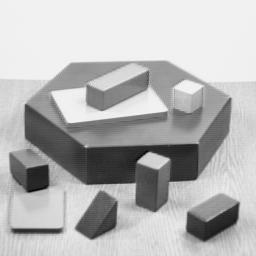
#> input picture CV/dataset/corner.jpg, 256 x 256 px
$ jupyter execute 'Corner Detection.ipynb'   (older library calls are emulated)
#> lines starting #> are read from the running program, lines starting #| are printed output that depends on the picture
[cell 1]
import numpy as np
from matplotlib import pyplot as plt
import cv2

The Sample Covariance of the $i$th and $k$th variable given $n$ samples:
$$s_{ik} = \frac{1}{n}\sum_{j = 1}^n (x_{ji} - \bar{x_i}) (x_{jk} - \bar{x_k})$$
The Pearson's product-moment correlation coefficient is:
$$r_{ik} = \frac{\sqrt{s_{ik}}}{\sqrt{{s_{ii}} s_{kk}}}$$
$r_{ik}$ itself is also a _covariance_, given standardized values $\frac{x_{ij} - \bar{x_i}}{\sqrt{s_{ii}}}$ and $\frac{x_{kj} - \bar{x_k}}{\sqrt{s_{kk}}}$

Note that _covarriance_ and _correlation_ only reveal linear associations (or association along a line) whereas not informative for non-linear ones; Moreover, they are sensitive to outliers.

Statistical Distance
$$d(O, P) = \sqrt{x_1^2 + x_2^2 + ... + x_n^2}$$
And
$$d(Q, P) = \sqrt{(x_1 - y_1)^2 + (x_2 - y_2)^2 + ... + (x_n - y_n)^2}$$

> Pure Euclidean distance is unsatisfactory for most statistical purposes because each coordinate contributes equally to the calculation. When the coordinates represent measurements that are subject to random fluctuations for differing magnitudes, it's often desirable to weight the coordinates.

Suppose $x_1$ and $x_2$ are independent

Function supported for generating random samples from gaussian
- `numpy.random.normal(loc=0.0, scale=1.0, size=None)`

[cell 2]
x1 = np.random.normal(0, 1.4, 500)
x2 = np.random.normal(0, 1, 500)

[cell 3]
plt.xlim(-4, 4)
plt.ylim(-4, 4)
plt.scatter(x1, x2)

Obviously, in the example above, we need to weight y more heavily than x. One way to proceed is to divide each coordinate by the sample standard deviation, Like let $x_1^* = \frac{x_1}{\sqrt{s_{11}}}$ and $x_2^* = \frac{x_2}{\sqrt{s_{22}}}$

Then the points that have a constant squared distance $c^2$ from the origin satisfy
$$\frac{x_1^2}{s_{11}} + \frac{x_2^2}{s_{22}} = c^2$$
And minor and major axes are $[0, 1]$ and $[1, 0]$ with half-length $c\sqrt{s_{22}}$ and $c\sqrt{s_{11}}$

Let's derive from special case to general case: Suppose the points center at point $Q(y_1, ...,y^n)$ and a rotated axes $\tilde{x_1}, ..., \tilde{x_n}$, Then the distance between a point P to $Q$ is
$$ d(P, Q) = \sqrt{ \frac{\tilde{(x_1 - y_1)}^2}{\tilde{s_{11}}} + ... +  \frac{\tilde{(x_n - y_n)}^2}{\tilde{s_{nn}}} }$$
Make the coefficient be a's, then it could be written as
$$d(P, Q) = \sqrt{ a_{11}(x_1 - y_1)^2 + a_{22} (x_2 - y_2)^2 + ... + a_{nn} (x_n - y_n)^2 + 2a_{12}(x_1 - y_1)(x_2 - y_2) + 2a_{13}(x_1 - y_1)(x_3 - y_3) + ... + 2a_{n - 1, n}(x_n - y_n)(x_{n -1} - y_{n - 1})  }$$
It can also be expressed as a quadratic function.

We know that a symmetrix matrix can be written in the form
$$A = \lambda_1 e_1 e_1' + \lambda2 e_2 e_2' + ... + \lambda_k e_k e_k'$$
Then $$x'Ax = \lambda_1 x' e_1 e_1' x + \lambda_2 x' e_2 e_2' x + ... + \lambda_k x' e_k e_k' x$$
Let $y_i = x' e_i = e_i' x$
Then
$$x'Ax = \lambda_1 y_1^2 + ... + \lambda_k y_k^2$$
Recall the $d(P, Q)$, we could say
$$d^2(P, Q) = (\mathbf{x - \mu})' A (\mathbf{x - \mu}) = \lambda_1 y_1^2 + ... +  \lambda_n y_n^2$$
Where $y_i = (\mathbf{x - \mu})' e_i$
In this case, For a ellipse $(\mathbf{x - \mu})' A (\mathbf{x - \mu}) = c^2$, its axes\[i\] is $e_i$ and the corresponding half-length is $\frac{c}{\sqrt(\lambda_i)}$

[cell 4]
#just calculate in gray-scale
corner = cv2.imread('dataset/corner.jpg', 0)
#> corner is the input picture: shape (256, 256); min 0, max 252, mean 182.8

[cell 5]
# find the derivative of gaussian
cb = cv2.GaussianBlur(corner, (3, 3), 1)
kx, ky = cv2.getDerivKernels(1, 1, 3)

#### Get the gradient of x and y

[cell 6]
gx = cv2.filter2D(cb, cv2.CV_32F, kx)
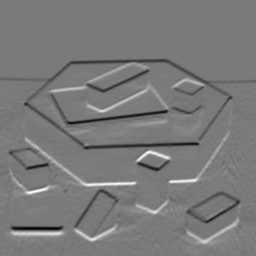
#> gx: shape (256, 256) float32; min -107, max 116, mean -0.2; drawn with min black and max white
gy = cv2.filter2D(cb, cv2.CV_32F, ky.T)
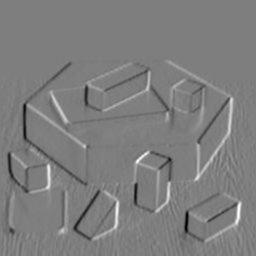
#> gy: shape (256, 256) float32; min -102, max 104, mean 0; drawn with min black and max white

[cell 7]
f, axes = plt.subplots(1, 3, figsize = (15, 15))
axes[0].imshow(cb, cmap = 'gray')
axes[1].imshow(gx, cmap = 'gray')
axes[2].imshow(gy, cmap = 'gray')

#### Select Regions

[cell 8]
f, axes = plt.subplots(2, 2, figsize = (15, 15))
axes[0][0].imshow(cb[95:115, 20:40], cmap = 'gray')
axes[0][1].imshow(cb[65:85, 100:120], cmap = 'gray')
axes[1][0].imshow(cb[220:240, 150:170], cmap = 'gray')
axes[1][1].imshow(cb[123:143, 150:170], cmap = 'gray')

[cell 9]
gx1 = gx[95:115, 20: 40]
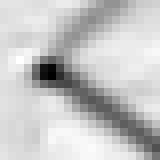
#> gx1: shape (20, 20) float32 (shown 8 times larger); min -70, max 8, mean -9.57; drawn with min black and max white
gy1 = gy[95:115, 20: 40]
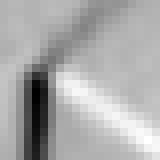
#> gy1: shape (20, 20) float32 (shown 8 times larger); min -93, max 36, mean -6.2; drawn with min black and max white

gx2 = gx[65:85, 100:120]
gy2 = gy[65:85, 100:120]

gx3 = gx[220:240, 150:170]
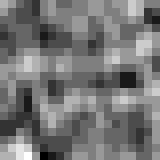
#> gx3: shape (20, 20) float32 (shown 8 times larger); min -5, max 5, mean -0.38; drawn with min black and max white
gy3 = gy[220:240, 150:170]
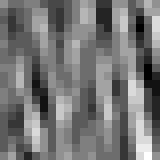
#> gy3: shape (20, 20) float32 (shown 8 times larger); min -6, max 8, mean 0.472; drawn with min black and max white

gx4 = gx[123:143, 150:170]
gy4 = gy[123:143, 150:170]
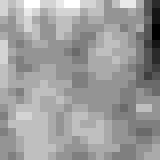
#> gy4: shape (20, 20) float32 (shown 8 times larger); min -7, max 5, mean 0.41; drawn with min black and max white

[cell 10]
f, axes = plt.subplots(2, 2)
axes[0][0].scatter(gx1.reshape(-1), gy1.reshape(-1))
axes[0][0].axis('equal')
axes[0][1].scatter(gx2.reshape(-1), gy2.reshape(-1))
axes[0][1].axis('equal')
axes[1][0].scatter(gx3.reshape(-1), gy3.reshape(-1))
axes[1][0].axis('equal')
axes[1][1].scatter(gx4.reshape(-1), gy4.reshape(-1))
axes[1][1].axis('equal')
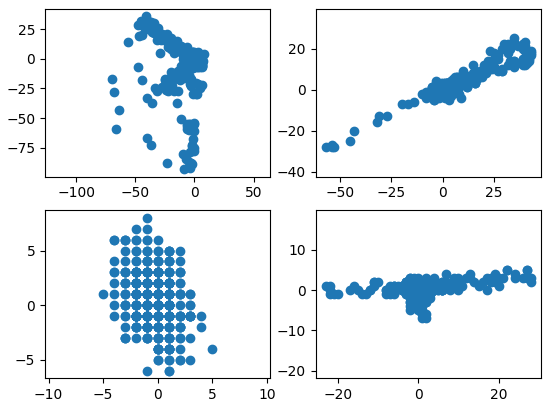
#> figure drawn by matplotlib, 4 panels

#### Centralize

[cell 11]
#substract the mean, make it as a vector
gx1 = (gx1 - np.mean(gx1)).reshape(-1)
#> gx1 = 400 values, max 17.58 at index 142, min -60.42 at index 186, mean 2.29e-07
gx2 = (gx2 - np.mean(gx2)).reshape(-1)
#> gx2 = 400 values, max 37.57 at index 114, min -62.43 at index 398, mean 9.16e-07
gx3 = (gx3 - np.mean(gx3)).reshape(-1)
#> gx3 = 400 values, max 5.38 at index 383, min -4.62 at index 385, mean 5.25e-08
gx4 = (gx4 - np.mean(gx4)).reshape(-1)
#> gx4 = 400 values, max 27.34 at index 0, min -23.66 at index 399, mean 1.53e-07

gy1 = (gy1 - np.mean(gy1)).reshape(-1)
#> gy1 = 400 values, max 42.22 at index 358, min -86.79 at index 224, mean -1.91e-08
gy2 = (gy2 - np.mean(gy2)).reshape(-1)
#> gy2 = 400 values, max 22.48 at index 96, min -30.52 at index 379, mean -1.53e-07
gy3 = (gy3 - np.mean(gy3)).reshape(-1)
#> gy3 = 400 values, max 7.53 at index 398, min -6.47 at index 77, mean 5.72e-08
gy4 = (gy4 - np.mean(gy4)).reshape(-1)
#> gy4 = 400 values, max 4.59 at index 3, min -7.41 at index 79, mean 4.77e-08

#### Covariance Supported in Numpy
- `numpy.cov(m, y=None, rowvar=True, bias=False, ddof=None, fweights=None, aweights=None)`

[cell 12]
#calculate the covariance
H1 = np.cov((gx1, gy1))
#> H1 = [[207.2, -59.66], [-59.66, 538.2]]
H2 = np.cov((gx2, gy2))
#> H2 = [[217.3, 101.3], [101.3, 52.74]]
H3 = np.cov((gx3, gy3))
#> H3 = [[2.57, -1.05], [-1.05, 6.43]]
H4 = np.cov((gx4, gy4))
#> H4 = [[45.7, 3.63], [3.63, 2.81]]

#### Error Function
Recall the Second order Approx
$$f(x + u, y + v) \approx f(x, y) + uf_x(x, y) + vf_y(x, y) + \frac{1}{2}(u^2f_{xx}(x, y) + 2uvf_{xy}(x, y) + v^2f_{yy}(x, y))$$
And the First order Approx
$$f(x + u, y + v) \approx f(x, y) + uf_x(x, y) + vf_y(x, y)$$
Then the Error function
$$\begin{equation}\begin{split}
E(u, v) & = \sum_{x, y} w(x, y)[ I(x + u, y + v) - I(x, y)]^2 \\
& = \sum_{x, y} w(x, y) [I(x, y) + uf_x(x, y) + vf_y(x, y) - I(x, y)]^2 \\
& = \sum_{x, y} w(x, y) [u^2I_x^2 + v^2I_y^2 + 2uvI_{xy}] \\
& = [u \quad v] \sum_{x, y} w(x, y)\,  \begin{bmatrix} I_{xx} & I_{xy} \\ I_{xy} & I_{yy} \end{bmatrix} \begin{bmatrix} u \\ v \end{bmatrix}
\end{split}\end{equation}$$

[cell 13]
from matplotlib import cm
from mpl_toolkits.mplot3d import Axes3D

[cell 14]
def get_error_function(size, H, w = lambda x, y: 1):
    l = size // 2
    y, x = np.meshgrid(np.arange(-l, l + 1), np.arange(-l, l + 1))
    return y, x, ((np.dstack((x, y)) @ H).reshape(-1, 1, 2) @ np.dstack((x, y)).reshape(-1, 2, 1)).reshape(size, size)

[cell 15]
fig = plt.figure()
ax = fig.add_subplot(111, projection='3d')
y, x, z = get_error_function(11 , H1)
ax.plot_surface(x, y, z, cmap  = cm.coolwarm)

[cell 16]
fig = plt.figure()
ax = fig.add_subplot(111, projection='3d')
y, x, z = get_error_function(11 , H2)
ax.plot_surface(x, y, z, cmap  = cm.coolwarm)

[cell 17]
fig = plt.figure()
ax = fig.add_subplot(111, projection='3d')
y, x, z = get_error_function(11 , H3)
ax.plot_surface(x, y, z, cmap  = cm.coolwarm)
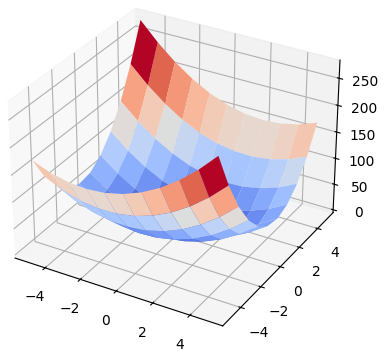
#> figure drawn by matplotlib, 1 panel

[cell 18]
fig = plt.figure()
ax = fig.add_subplot(111, projection='3d')
y, x, z = get_error_function(11 , H4)
ax.plot_surface(x, y, z, cmap  = cm.coolwarm)
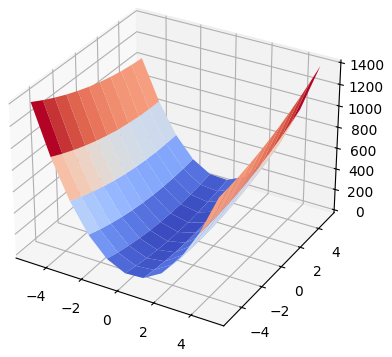
#> figure drawn by matplotlib, 1 panel
